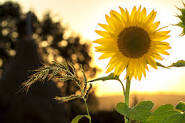
#> input picture images.jpg, 185 x 123 px
$ python task25.py
#> lines starting #> are read from the running program, lines starting #| are printed output that depends on the picture
# применить операцию диляции к изображению
from __future__ import print_function
import cv2 as cv
import argparse

src = None
erosion_size = 0
max_elem = 2
max_kernel_size = 21
title_trackbar_element_shape = 'Element:\n 0: Rect \n 1: Cross \n 2: Ellipse'
title_trackbar_kernel_size = 'Kernel size:\n 2n +1'
title_dilation_window = 'Dilation Demo'


def main(image):
#> called with image = 'images.jpg'
    global src
    src = cv.imread(cv.samples.findFile(image))
#> src is the input picture: shape (123, 185, 3); mean B, G, R 79.6, 129.3, 146.9
    if src is None:
        print('Could not open or find the image: ', image)
        exit(0)
    cv.namedWindow(title_dilation_window)
    cv.createTrackbar(title_trackbar_element_shape, title_dilation_window, 0, max_elem, dilatation)
#> slider 'Element:\n 0: Rect \n 1: Cross \n' is set to 1
    cv.createTrackbar(title_trackbar_kernel_size, title_dilation_window, 0, max_kernel_size, dilatation)
#> slider 'Kernel size:\n 2n +1' is set to 7
    dilatation(0)
    cv.waitKey()


# optional mapping of values with morphological shapes
def morph_shape(val):
    if val == 0:
        return cv.MORPH_RECT
    elif val == 1:
        return cv.MORPH_CROSS
    elif val == 2:
        return cv.MORPH_ELLIPSE

def dilatation(val):
#> called with val = 0
    dilatation_size = cv.getTrackbarPos(title_trackbar_kernel_size, title_dilation_window)
    dilation_shape = morph_shape(cv.getTrackbarPos(title_trackbar_element_shape, title_dilation_window))
    element = cv.getStructuringElement(dilation_shape, (2 * dilatation_size + 1, 2 * dilatation_size + 1),
                                       (dilatation_size, dilatation_size))
    dilatation_dst = cv.dilate(src, element)
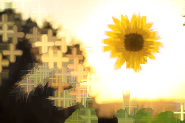
#> dilatation_dst: shape (123, 185, 3); mean B, G, R 132.8, 176.7, 192.9
    cv.imshow(title_dilation_window, dilatation_dst)

if __name__ == "__main__":
    parser = argparse.ArgumentParser(description='Code Dilating tutorial.')
    parser.add_argument('--input', help='Path to input image.', default='images.jpg')
    args = parser.parse_args()
    main(args.input)

$ run again, with download.jpg copied over images.jpg
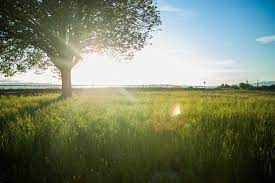
#> input picture download.jpg, 275 x 183 px
#> in main, src is the input picture: shape (183, 275, 3); mean B, G, R 104.1, 128.9, 119.8
#> in dilatation, `dilatation_dst = cv.dilate(src, element)`:
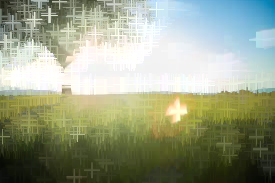
#> dilatation_dst: shape (183, 275, 3); mean B, G, R 135.7, 160.1, 152.4
